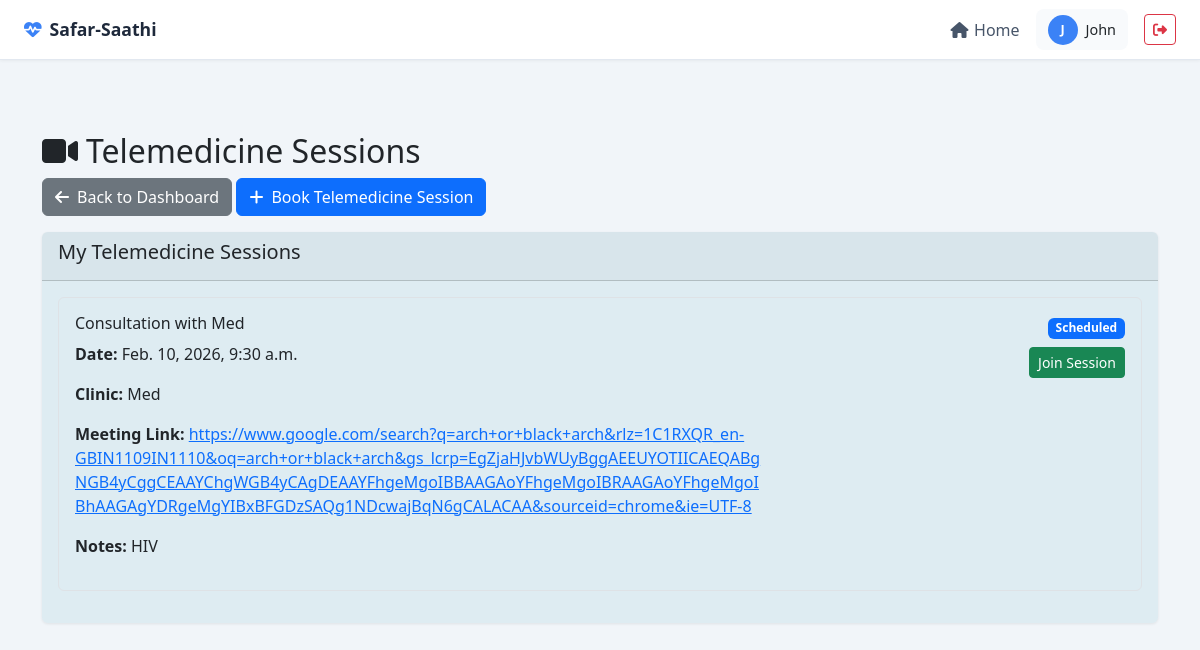
/patient/telemedicine_sessions/ (signed in), run on the app's committed database.
### patient/models.py (models this page shows, shortened)
class TelemedicineSession(models.Model):
    STATUS_CHOICES = [
        ('scheduled', 'Scheduled'),
        ('in_progress', 'In Progress'),
        ('completed', 'Completed'),
        ('cancelled', 'Cancelled'),
        ('no_show', 'No Show'),
    ]
    patient = models.ForeignKey(PatientProfile, on_delete=models.CASCADE)
    doctor = models.ForeignKey(User, on_delete=models.CASCADE, related_name='telemedicine_sessions')
    clinic = models.ForeignKey('clinic.ClinicProfile', on_delete=models.CASCADE)
    session_date = models.DateTimeField()
    status = models.CharField(max_length=20, choices=STATUS_CHOICES, default='scheduled')
    session_type = models.CharField(max_length=50, choices=[
        ('consultation', 'Video Consultation'),
        ('follow_up', 'Follow-up'),
        ('emergency', 'Emergency Consultation'),
    ], default='consultation')
    meeting_link = models.URLField(blank=True)
    notes = models.TextField(blank=True)
    recording_url = models.URLField(blank=True)
    duration_minutes = models.IntegerField(null=True, blank=True)
    created_at = models.DateTimeField(default=timezone.now)
    updated_at = models.DateTimeField(auto_now=True)
    class Meta:
        ordering = ['-session_date']

### clinic/models.py (models this page shows, shortened)
class ClinicProfile(models.Model):
    user = models.OneToOneField(User, on_delete=models.CASCADE)
    name = models.CharField(max_length=200)
    address = models.TextField()
    phone_number = models.CharField(max_length=15)
    location = models.CharField(max_length=100)  # City/State
    latitude = models.FloatField(null=True, blank=True)
    longitude = models.FloatField(null=True, blank=True)
    diseases_treated = models.ManyToManyField(Disease, blank=True, help_text="Diseases treated by this clinic")
    is_approved = models.BooleanField(default=False)
    is_active = models.BooleanField(default=True, help_text="Whether this clinic is active")
    created_at = models.DateTimeField(default=timezone.now)

### patient/views.py (the view)
# urls.py: path('telemedicine_sessions/', views.telemedicine_sessions, name='telemedicine_sessions'),
@login_required
@user_passes_test(is_patient)
def telemedicine_sessions(request):
    patient = request.user.patientprofile
    sessions = TelemedicineSession.objects.filter(patient=patient).order_by('-session_date')
    context = {
        'sessions': sessions,
    }
    return render(request, 'patient/telemedicine_sessions.html', context)

### safar_saathi/utils.py (called while the page is built)
def is_patient(user):
    return user.groups.filter(name='Patient').exists() and hasattr(user, 'patientprofile')

### patient/templates/patient/telemedicine_sessions.html (shortened to what this page needs)
{% extends 'base.html' %}
{% block content %}
<div class="container mt-5">
    <div class="row">
        <div class="col-12">
            <h2><i class="fas fa-video me-2"></i>Telemedicine Sessions</h2>
            <a href="{% url 'patient:dashboard' %}" class="btn btn-secondary mb-3"><i class="fas fa-arrow-left me-2"></i>Back to Dashboard</a>
            <a href="{% url 'patient:book_telemedicine' %}" class="btn btn-primary mb-3"><i class="fas fa-plus me-2"></i>Book Telemedicine Session</a>
        </div>
    </div>
    <div class="row">
        <div class="col-12">
            <div class="card">
                <div class="card-header">
                    <h5>My Telemedicine Sessions</h5>
                </div>
                <div class="card-body">
                    {% for session in sessions %}
                    <div class="mb-3 p-3 border rounded">
                        <div class="row">
                            <div class="col-md-8">
                                <h6>{{ session.session_type|title }} with {{ session.doctor.get_full_name|default:session.doctor.username }}</h6>
                                <p><strong>Date:</strong> {{ session.session_date }}</p>
                                <p><strong>Clinic:</strong> {{ session.clinic.name }}</p>
                                {% if session.meeting_link %}
                                <p><strong>Meeting Link:</strong> <a href="{{ session.meeting_link }}" target="_blank">{{ session.meeting_link }}</a></p>
                                {% endif %}
                                {% if session.notes %}
                                <p><strong>Notes:</strong> {{ session.notes }}</p>
                                {% endif %}
                            </div>
                            <div class="col-md-4 text-end">
                                <span class="badge bg-{% if session.status == 'completed' %}success{% elif session.status == 'scheduled' %}primary{% elif session.status == 'in_progress' %}warning{% elif session.status == 'cancelled' %}danger{% else %}secondary{% endif %} mb-2">
                                    {{ session.status|title }}
                                </span>
                                {% if session.status == 'scheduled' and session.meeting_link %}
                                <br><a href="{{ session.meeting_link }}" target="_blank" class="btn btn-sm btn-success">Join Session</a>
                                {% endif %}
                            </div>
                        </div>
                    </div>
                    {% empty %}
                    <p class="text-center">No telemedicine sessions found.</p>
                    {% endfor %}
                </div>
            </div>
        </div>
    </div>
</div>
{% endblock %}

### templates/base.html (shortened to what this page needs)
<!doctype html>
<html lang="en">
<head>
    <link href="https://cdn.jsdelivr.net/npm/bootstrap@5.3.0/dist/css/bootstrap.min.css" rel="stylesheet"/>
    <link href="https://cdnjs.cloudflare.com/ajax/libs/font-awesome/6.4.0/css/all.min.css" rel="stylesheet"/>
</head>
<body>
<nav class="top-navbar">
    <a href="{% url 'home' %}" class="navbar-brand">
        <i class="fas fa-heartbeat"></i>
        Safar-Saathi
    </a>
    <div class="navbar-links">
        <a href="{% url 'home' %}">
            <i class="fas fa-home"></i> Home
        </a>
        {% if user.is_authenticated %}
            <div class="user-info">
                <div class="user-avatar">
                    {{ user.username|slice:":1"|upper }}
                </div>
                <span>{{ user.username }}</span>
            </div>
            <form method="post" action="{% url 'logout' %}" class="d-inline">
                <button type="submit"
                        class="btn btn-outline-danger btn-sm"
                        title="Logout">
                    <i class="fas fa-sign-out-alt"></i>
                </button>
            </form>
        {% endif %}
    </div>
</nav>
<main class="content-wrapper">
    {% block content %}{% endblock %}
</main>
</body>
</html>

### templates/base.html (style rules this page uses)
:root { --topbar-height: 60px; --primary-color: #3b82f6; }
body { font-family: "Segoe UI", Tahoma, Geneva, Verdana, sans-serif; background: #f1f5f9; min-height: 100vh; }
.top-navbar { height: var(--topbar-height); background: #ffffff; border-bottom: 1px solid #e2e8f0; display: flex; align-items: center; justify-content: space-between; padding: 0 1.5rem; position: sticky; top: 0; z-index: 1030; box-shadow: 0 1px 3px rgba(0,0,0,0.05); }
.navbar-brand { font-weight: 700; color: #1e293b; text-decoration: none; display: flex; align-items: center; gap: .5rem; font-size: 1.1rem; }
.navbar-brand i { color: var(--primary-color); }
.navbar-links { display: flex; align-items: center; gap: 1rem; }
.navbar-links a { text-decoration: none; color: #475569; font-weight: 500; display: flex; align-items: center; gap: .35rem; }
.user-info { display: flex; align-items: center; gap: .5rem; background: #f8fafc; padding: .35rem .75rem; border-radius: .5rem; font-size: .9rem; }
.user-avatar { width: 30px; height: 30px; border-radius: 50%; background: var(--primary-color); color: #fff; display: flex; align-items: center; justify-content: center; font-weight: 600; font-size: .8rem; }
.content-wrapper { padding: 1.5rem; max-width: 1200px; margin: auto; }
.card { border: none; box-shadow: 0 1px 3px rgba(0,0,0,0.08); transition: all .2s; background-color: rgba(185, 218, 229, 0.342) }

### data on the page
TelemedicineSession: session_type "Consultation", doctor.get_full_name "Med", session_date "Feb. 10, 2026, 9:30 a.m.", clinic.name "Med", meeting_link "https://www.google.com/search?q=arch+or+black+arch&rlz=1C1RXQR_en-GBIN1109IN1110&oq=arch+or+black+arch&gs_lcrp=EgZjaHJvbWUyBggAEEUYOTIICAEQABgNGB4yCggCEAAYChgWGB4yCAgDEAAYFhgeMgoIBBAAGAoYFhgeMgoIBRAAGAoYFhgeMgoIBhAAGAgYDRgeMgYIBxBFGDzSAQg1NDcwajBqN6gCALACAA&sourceid=chrome&ie=UTF-8", notes "HIV", status "Scheduled"

### other printed values
{{ user.username|slice:":1"|upper }} "J"
{{ user.username }} "John"
